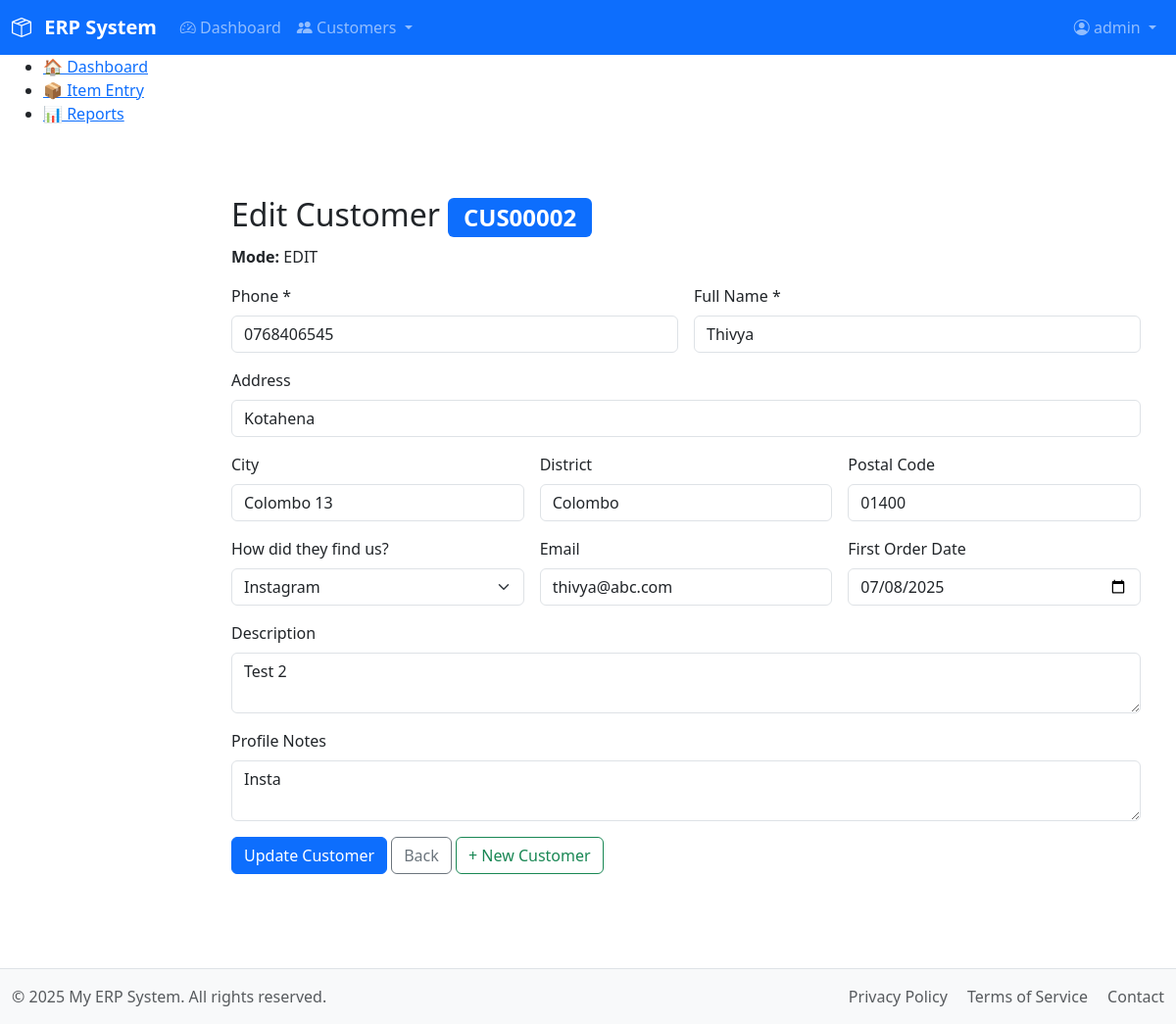
The page /modules/customer/entry_customer.php?customer_id=CUS00002 (signed in) on the database its author committed.
### tables this page shows
CREATE TABLE `users` (
  `id` int(11) NOT NULL AUTO_INCREMENT,
  `username` varchar(50) NOT NULL,
  `password` varchar(255) NOT NULL COMMENT 'BCrypt hashed password',
  `created_at` timestamp NULL DEFAULT current_timestamp(),
  `is_active` tinyint(1) NOT NULL DEFAULT 1 COMMENT '0=disabled, 1=active',
  `last_login` datetime DEFAULT NULL COMMENT 'Last successful login timestamp',
  `updated_at` timestamp NULL DEFAULT current_timestamp() ON UPDATE current_timestamp(),
  `reset_token` varchar(100) DEFAULT NULL,
  `reset_token_expires` datetime DEFAULT NULL,
  `failed_attempts` int(11) DEFAULT 0 COMMENT 'Failed login attempts',
  `locked_until` datetime DEFAULT NULL COMMENT 'Account lock timestamp',
  PRIMARY KEY (`id`),
  UNIQUE KEY `username` (`username`),
  KEY `idx_reset_token` (`reset_token`),
  KEY `idx_users_username_active` (`username`,`is_active`),
  KEY `idx_users_reset_token` (`reset_token`)
);

CREATE TABLE `customers` (
  `customer_id` varchar(10) NOT NULL,
  `phone` varchar(15) NOT NULL,
  `name` varchar(100) NOT NULL,
  `address` text DEFAULT NULL,
  `city` varchar(50) DEFAULT NULL,
  `district` varchar(50) DEFAULT NULL,
  `postal_code` varchar(20) DEFAULT NULL,
  `known_by` varchar(50) DEFAULT NULL,
  `email` varchar(100) DEFAULT NULL,
  `first_order_date` date DEFAULT NULL,
  `description` text DEFAULT NULL,
  `profile` text DEFAULT NULL,
  `created_at` datetime NOT NULL,
  `created_by` int(11) NOT NULL,
  `created_by_name` varchar(100) NOT NULL,
  `updated_at` timestamp NULL DEFAULT NULL,
  `updated_by` int(11) DEFAULT NULL,
  `updated_by_name` varchar(255) DEFAULT NULL,
  PRIMARY KEY (`customer_id`),
  UNIQUE KEY `phone` (`phone`),
  KEY `created_by` (`created_by`),
  KEY `updated_by` (`updated_by`),
  CONSTRAINT `customers_ibfk_1` FOREIGN KEY (`created_by`) REFERENCES `users` (`id`),
  CONSTRAINT `customers_ibfk_2` FOREIGN KEY (`updated_by`) REFERENCES `users` (`id`)
);

### includes/functions.php (called while the page is built, shortened)
<?php
function get_customer($customer_id) {
    $db = db();
    $stmt = $db->prepare("SELECT * FROM customers WHERE customer_id = ?");
    $stmt->bind_param("s", $customer_id);
    if (!$stmt->execute()) {
        error_log("Execute failed: " . $stmt->error);
        return false;
    }
    $result = $stmt->get_result();
    return $result ? $result->fetch_assoc() : false;
}
?>

### modules/customer/entry_customer.php (the view, shortened to what this page needs)
<?php
require_once __DIR__ . '/../../includes/functions.php';
$db = db();
$current_user_id = $_SESSION['user_id'];
$current_user_name = 'Unknown';
$user_stmt = $db->prepare("SELECT username FROM users WHERE id = ?");
if ($user_stmt) {
    $user_stmt->bind_param("i", $current_user_id);
    $user_stmt->execute();
    $user_stmt->bind_result($username);
    if ($user_stmt->fetch()) {
        $current_user_name = $username;
    }
}
$customer = [
    'customer_id' => '',
    'phone' => '',
    'name' => '',
    'address' => '',
    'city' => '',
    'district' => '',
    'postal_code' => '',
    'known_by' => '',
    'email' => '',
    'first_order_date' => '',
    'description' => '',
    'profile' => '',
    'created_by_name' => $current_user_name,
    'updated_by_name' => null
];
$is_edit = false;
if (isset($_GET['customer_id'])) {
    $customer_data = get_customer($_GET['customer_id']);
    if ($customer_data) {
        $customer = array_merge($customer, $customer_data);
        $is_edit = true;
    } else {
        $_SESSION['error_message'] = "Customer not found";
        header("Location: list_customers.php");
        exit;
    }
}
require_once __DIR__ . '/../../includes/header.php';
?>
<main class="container mt-4">
    <h2><?= $is_edit ? 'Edit' : 'New' ?> Customer <?= $is_edit ? "<span class='badge bg-primary'>{$customer['customer_id']}</span>" : '' ?></h2>
        <p><strong>Mode:</strong> <?= $is_edit ? 'EDIT' : 'CREATE' ?></p>
    <form method="POST" class="row g-3 needs-validation" novalidate id="customerForm">
        <div class="col-md-6 position-relative">
            <label for="phone" class="form-label">Phone *</label>
            <input type="tel" class="form-control" id="phone" name="phone" value="<?= htmlspecialchars($customer['phone']) ?>" pattern="[0-9]{10,15}" required>
        </div>
        <div class="col-md-6">
            <label for="name" class="form-label">Full Name *</label>
            <input type="text" class="form-control" id="name" name="name" value="<?= htmlspecialchars($customer['name']) ?>" required>
        </div>
        <div class="col-12">
            <label for="address" class="form-label">Address</label>
            <input type="text" class="form-control" name="address" value="<?= htmlspecialchars($customer['address']) ?>">
        </div>
        <div class="col-md-4">
            <label for="city" class="form-label">City</label>
            <input type="text" class="form-control" name="city" value="<?= htmlspecialchars($customer['city']) ?>">
        </div>
        <div class="col-md-4">
            <label for="district" class="form-label">District</label>
            <input type="text" class="form-control" name="district" value="<?= htmlspecialchars($customer['district']) ?>">
        </div>
        <div class="col-md-4">
            <label for="postal_code" class="form-label">Postal Code</label>
            <input type="text" class="form-control" name="postal_code" value="<?= htmlspecialchars($customer['postal_code']) ?>">
        </div>
        <div class="col-md-4">
            <label for="known_by" class="form-label">How did they find us?</label>
            <select class="form-select" name="known_by">
                <option value="Instagram" <?= $customer['known_by'] === 'Instagram' ? 'selected' : '' ?>>Instagram</option>
            </select>
        </div>
        <div class="col-md-4">
            <label for="email" class="form-label">Email</label>
            <input type="email" class="form-control" name="email" value="<?= htmlspecialchars($customer['email']) ?>">
        </div>
        <div class="col-md-4">
            <label for="first_order_date" class="form-label">First Order Date</label>
            <input type="date" class="form-control" name="first_order_date" value="<?= htmlspecialchars($customer['first_order_date']) ?>">
        </div>
        <div class="col-12">
            <label for="description" class="form-label">Description</label>
            <textarea class="form-control" name="description"><?= htmlspecialchars($customer['description']) ?></textarea>
        </div>
        <div class="col-12">
            <label for="profile" class="form-label">Profile Notes</label>
            <textarea class="form-control" name="profile"><?= htmlspecialchars($customer['profile']) ?></textarea>
        </div>
        <div class="col-12">
            <button class="btn btn-primary" type="submit"><?= $is_edit ? 'Update' : 'Create' ?> Customer</button>
            <a href="/index.php" class="btn btn-outline-secondary">Back</a>
            <?php if ($is_edit): ?>
                <a href="entry_customer.php" class="btn btn-outline-success">+ New Customer</a>
            <?php endif; ?>
        </div>
    </form>
</main>
<?php require_once __DIR__ . '/../../includes/footer.php'; ?>

### includes/header.php (shortened to what this page needs)
<?php
$logged_in = isset($_SESSION['user_id']);
?>
<!DOCTYPE html>
<html lang="en" data-bs-theme="light">
<head>
    <link href="https://cdn.jsdelivr.net/npm/bootstrap@5.3.0/dist/css/bootstrap.min.css" rel="stylesheet">
    <link rel="stylesheet" href="https://cdn.jsdelivr.net/npm/bootstrap-icons@1.10.0/font/bootstrap-icons.css">
    <link href="/assets/css/main.css" rel="stylesheet">
</head>
<body class="d-flex flex-column min-vh-100">
    <nav class="navbar navbar-expand-lg navbar-dark bg-primary sticky-top">
        <div class="container-fluid">
            <a class="navbar-brand" href="/">
                <i class="bi bi-box-seam"></i> ERP System
            </a>
            <div class="collapse navbar-collapse" id="mainNav">
                <ul class="navbar-nav me-auto mb-2 mb-lg-0">
                    <?php if ($logged_in): ?>
                        <li class="nav-item">
                            <a class="nav-link" href="/index.php"><i class="bi bi-speedometer2"></i> Dashboard</a>
                        </li>
                        <li class="nav-item dropdown">
                            <a class="nav-link dropdown-toggle" href="#" id="customersDropdown" role="button" data-bs-toggle="dropdown" aria-expanded="false">
                                <i class="bi bi-people-fill"></i> Customers
                            </a>
                        </li>
                    <?php endif; ?>
                </ul>
                <ul class="navbar-nav">
                    <?php if ($logged_in): ?>
                        <li class="nav-item dropdown">
                            <a class="nav-link dropdown-toggle" href="#" role="button" data-bs-toggle="dropdown">
                                <i class="bi bi-person-circle"></i> <?php echo htmlspecialchars($_SESSION['username']); ?>
                            </a>
                        </li>
                    <?php else: ?>
                        <li class="nav-item">
                            <a class="nav-link" href="/login.php"><i class="bi bi-box-arrow-in-right"></i> Login</a>
                        </li>
                    <?php endif; ?>
                </ul>
            </div>
        </div>
    </nav>
    <div class="container-fluid flex-grow-1">
        <div class="row">
            <?php if ($logged_in && !isset($hide_sidebar)): ?>
                <?php require_once __DIR__ . '/sidebar.php'; ?>
            <?php endif; ?>
            <main class="<?php echo $logged_in && !isset($hide_sidebar) ? 'col-md-9 ms-sm-auto col-lg-10 px-md-4' : 'col-12'; ?>">

### includes/sidebar.php
<div class="sidebar">
  <ul>
    <li><a href="/index.php">🏠 Dashboard</a></li>
    <li><a href="/modules/item/entry.php">📦 Item Entry</a></li>
    <li><a href="#">📊 Reports</a></li>
  </ul>
</div>

### includes/footer.php (shortened to what this page needs)
        </main>
    </div>
</div>
<footer class="footer mt-auto py-3 bg-light border-top">
    <div class="container-fluid">
        <div class="row">
            <div class="col-md-6 text-center text-md-start">
                <span class="text-muted">&copy; <?php echo date('Y'); ?> My ERP System. All rights reserved.</span>
            </div>
            <div class="col-md-6 text-center text-md-end">
                <ul class="list-inline mb-0">
                    <li class="list-inline-item"><a href="/privacy.php" class="text-muted">Privacy Policy</a></li>
                    <li class="list-inline-item"><a href="/terms.php" class="text-muted">Terms of Service</a></li>
                    <li class="list-inline-item"><a href="/contact.php" class="text-muted">Contact</a></li>
                </ul>
            </div>
        </div>
    </div>
</footer>
</body>
</html>

### assets/css/main.css (style rules this page uses)
.navbar-brand { font-weight: 600; }
.navbar-brand i { margin-right: 8px; }
.footer { background-color: #f8f9fa !important; }
.footer a { text-decoration: none; }
.footer .list-inline-item:not(:last-child) { margin-right: 1rem; }
main { padding-top: 1rem; padding-bottom: 3rem; }

### rows shown on the page
users: username.customer_id "CUS00002", phone "0768406545", name "Thivya", address "Kotahena", city "Colombo 13", district "Colombo", postal_code "01400", known_by "Instagram", email "thivya@abc.com", first_order_date "07/08/2025", description "Test 2", profile "Insta"

### other values the page prints
$_SESSION['username'] "admin"
